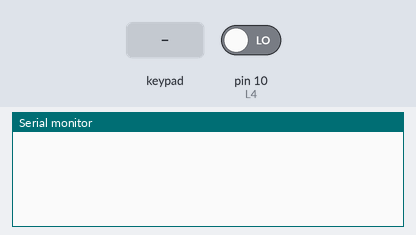
A sketch run on a simulated Arduino Uno, built with avr-gcc and run on an emulated ATmega328P. Parts: the last lines printed to the serial monitor. Wiring (inferred from the names in the program): 3×6 keypad (labels assumed): rows pin 13, pin 12, pin 11; columns pin 2, pin 3, pin 4, pin 5, pin 6, pin 7. The test bench sets the inputs (shaded band); at power-on: pin 10 (L4) LOW.

Above: at 1.2 s.
1.3 s: pin 10 (L4) driven HIGH
At 1.66 s:
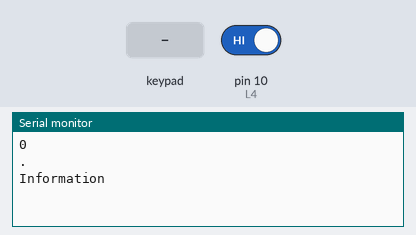
2.9 s: key '4' pressed
At 3.31 s:
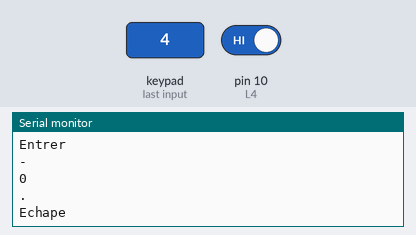
4.8 s: keypad keys 1 2 A pressed 0.4 s apart
At 5.71 s:
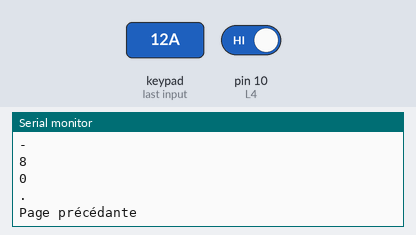
7.5 s: key '5' pressed
At 7.61 s:
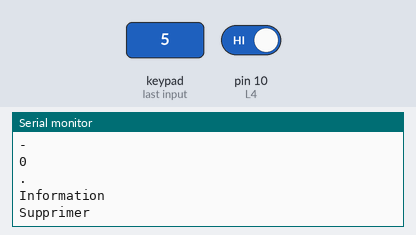
9.1 s: key '6' pressed
11.0 s: key 'B' pressed
At 11.21 s:
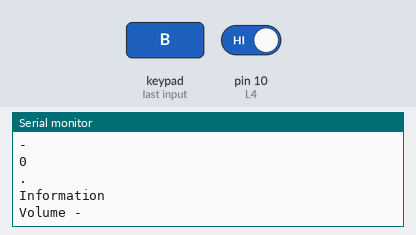
Timing chart, 0 to 13.7 s (numbered marks = the images above; inputs shaded):
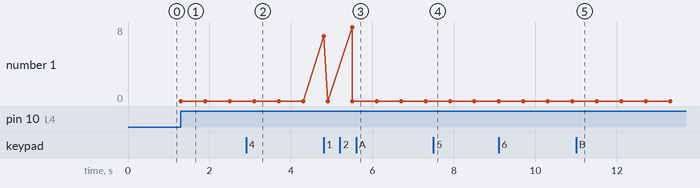

The sketch:

Clavier.ino
```cpp
//Joubert Nathan
//Décodage clavier pour Juke Box (MINI PROJET)
//v0.0.1


//Atribution des Colonnes
int C1 = 2;
int C2 = 3;
int C3 = 4;
int C4 = 5;
int C5 = 6;
int C6 = 7;

//Atribution des Lignes
int L1 = 13;
int L2 = 12;
int L3 = 11;
int L4 = 10;


int temps = 100;

//////////////////////////////////////////////////////////////////////

void setup()
{
    Serial.begin(9600);

    pinMode(L1, INPUT);
    pinMode(L2, INPUT);
    pinMode(L3, INPUT);
    pinMode(L4, INPUT);

    pinMode(C1, OUTPUT);
    pinMode(C2, OUTPUT);
    pinMode(C3, OUTPUT);
    pinMode(C4, OUTPUT);
    pinMode(C5, OUTPUT);
    pinMode(C6, OUTPUT);
}

void loop()
{
    colonne1();
    colonne2();
    colonne3();
    colonne4();
    colonne5();
    colonne6();
}

//////////////////////////////////////////////////////////////////////

void colonne1()
{
  digitalWrite(C1, HIGH);

    if(digitalRead(L1) == HIGH)
    {
      Serial.println("7");
    }
    if(digitalRead(L2) == HIGH)
    {
      Serial.println("4");
    }
    if(digitalRead(L3) == HIGH)
    {
      Serial.println("1");
    }
    if(digitalRead(L4) == HIGH)
    {
      Serial.println("-");
    }
  digitalWrite(C1, LOW);
  delay(temps);
}
/////////////////////////////////////////////////////////////////////
void colonne2()
{
  digitalWrite(C2, HIGH);

    if(digitalRead(L1) == HIGH)
    {
      Serial.println("8");
    }
    if(digitalRead(L2) == HIGH)
    {
      Serial.println("5");
    }
    if(digitalRead(L3) == HIGH)
    {
      Serial.println("2");
    }
    if(digitalRead(L4) == HIGH)
    {
      Serial.println("0");
    }
  digitalWrite(C2, LOW);
  delay(temps);
}
/////////////////////////////////////////////////////////////////////
void colonne3()
{
  digitalWrite(C3, HIGH);

    if(digitalRead(L1) == HIGH)
    {
      Serial.println("9");
    }
    if(digitalRead(L2) == HIGH)
    {
      Serial.println("6");
    }
    if(digitalRead(L3) == HIGH)
    {
      Serial.println("3");
    }
    if(digitalRead(L4) == HIGH)
    {
      Serial.println(".");
    }
  digitalWrite(C3, LOW);
  delay(temps);
}
/////////////////////////////////////////////////////////////////////
void colonne4()
{
  digitalWrite(C4, HIGH);

    if(digitalRead(L1) == HIGH)
    {
      Serial.println("Echape");
    }
    if(digitalRead(L2) == HIGH)
    {
      Serial.println("Page précédante");
    }
    if(digitalRead(L3) == HIGH)
    {
      Serial.println("Page suivante");
    }
    if(digitalRead(L4) == HIGH)
    {
      Serial.println("Information");
    }
  digitalWrite(C4, LOW);
  delay(temps);
}
/////////////////////////////////////////////////////////////////////
void colonne5()
{
  digitalWrite(C5, HIGH);

    if(digitalRead(L1) == HIGH)
    {
      Serial.println("Supprimer");
    }
    if(digitalRead(L2) == HIGH)
    {
      Serial.println("Volume -");
    }
    if(digitalRead(L3) == HIGH)
    {
      Serial.println("Musique précédante");
    }
  digitalWrite(C5, LOW);
  delay(temps);
}
/////////////////////////////////////////////////////////////////////
void colonne6()
{
  digitalWrite(C6, HIGH);

    if(digitalRead(L1) == HIGH)
    {
      Serial.println("Pause");
    }
    if(digitalRead(L2) == HIGH)
    {
      Serial.println("Volume +");
    }
    if(digitalRead(L3) == HIGH)
    {
      Serial.println("Musique suivante");
    }
    if(digitalRead(L4) == HIGH)
    {
      Serial.println("Entrer");
    }
  digitalWrite(C6, LOW);
  delay(temps);
}
/////////////////////////////////////////////////////////////////////
```

Measured:
- after the input at 1.3 s, the serial monitor: prints a new line at once (image 1)
- after the input at 2.9 s, the serial monitor: prints a new line after 0.40 s (image 2)
- after the input at 4.8 s, the serial monitor: prints a new line at once (image 3)
- after the input at 7.5 s, the serial monitor: prints a new line after 0.11 s (image 4)
- after the input at 11.0 s, the serial monitor: prints a new line after 0.21 s (image 5)
